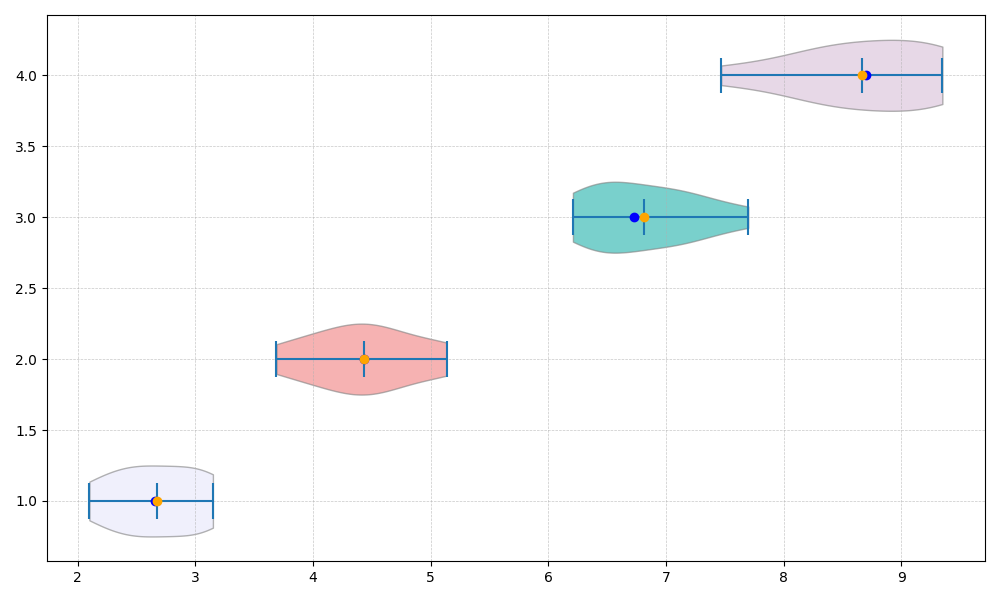

Reproduce this figure in Python.
import matplotlib.pyplot as plt
import numpy as np

classical_music = [2.7, 2.8, 3.0, 2.6, 2.9, 2.3, 2.5, 2.1, 2.8, 2.7]
jazz_music = [4.6, 4.1, 4.4, 4.2, 4.7, 4.0, 4.3, 4.5, 4.8, 4.2]
rock_music = [6.8, 6.9, 6.7, 7.0, 6.6, 6.5, 6.9, 6.5, 6.8, 6.7]
electronic_music = [8.7, 8.3, 8.9, 8.5, 8.4, 8.8, 8.4, 8.5, 8.6, 8.6]

variation_factors = [0.95, 0.9, 1.05, 1.1, 1.08, 0.98, 0.96, 1.0, 1.07, 1.02]
classical_var = np.multiply(classical_music, variation_factors)
jazz_var = np.multiply(jazz_music, variation_factors)
rock_var = np.multiply(rock_music, variation_factors)
electronic_var = np.multiply(electronic_music, variation_factors)

violin_plot_data = [classical_var, jazz_var, rock_var, electronic_var]

fig, ax = plt.subplots(figsize=(10, 6))

violin_parts = ax.violinplot(violin_plot_data, vert=False, showmeans=True, showextrema=True)

colors = ['lavender', 'lightcoral', 'lightseagreen', 'thistle']
for pc, color in zip(violin_parts['bodies'], colors):
    pc.set_facecolor(color)
    pc.set_edgecolor('grey')
    pc.set_alpha(0.6)

for i, data in enumerate(violin_plot_data, start=1):
    median = np.median(data)
    mean = np.mean(data)
    ax.scatter(median, i, color='blue', zorder=3)
    ax.scatter(mean, i, color='orange', zorder=3)

ax.grid(True, linestyle='--', linewidth=0.5, alpha=0.7)

plt.tight_layout()
plt.show()
